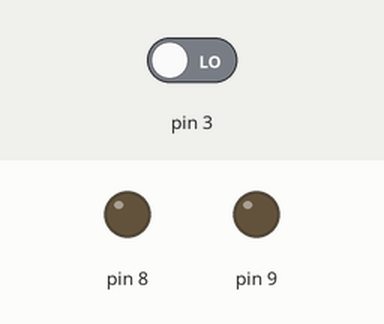
A sketch run on a simulated Arduino Uno, built with avr-gcc and run on an emulated ATmega328P. On the bench: output pins drawn as LEDs (lit = HIGH). Inputs (shaded band) come from the test bench; at power-on: pin 3 LOW.

Above: at 0.5 s.
At 129.5 s:
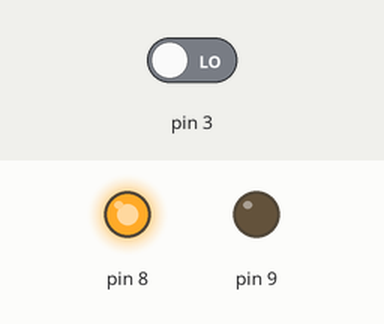
Timing chart, 0 to 130.0 s (numbered marks = the images above):
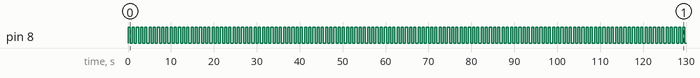

Measured:
- by itself, pin 8: alternates HIGH for 0.49 s and LOW for 0.49 s

The sketch:

4.2.1.ino
```cpp
int cont=0;
void setup()
{
Serial.begin(9600);
DDRB = DDRB | B00000011; // Data Direction Register B: Inputs 0-6, Output 7

DDRD &= ~(1 << DDD1);
PORTD |= (1 << PORTD1);
EICRA |= (1 << ISC10);
EIMSK |= (1 << INT1);
sei();


}
ISR(INT1_vect){

cont=cont+1;

Serial.print(cont);
  asm (

"sbi 0x05,0x01 \n\t"
"call tiempo2 \n\t"
"cbi 0x05,0x01 \n\t");

}

void loop(){

asm (


"inicio: \n\t"

"sbi 0x05,0x00 \n\t"
"call tiempo \n\t"
"cbi 0x05,0x00 \n\t"
"call tiempo \n\t"


"jmp main \n\t"


"tiempo: \n\t"
"LDI r22, 40 \n\t"
"LOOP_3: \n\t"
"LDI r21, 255 \n\t"
"LOOP_2: \n\t"
"LDI r20, 255 \n\t"
"LOOP_1: \n\t"
"DEC r20 \n\t"
"BRNE LOOP_1 \n\t"
"DEC r21 \n\t"
"BRNE LOOP_2 \n\t"
"DEC r22 \n\t"
"BRNE LOOP_3 \n\t"
"ret \n\t"


"tiempo2: \n\t"
"LDI r22, 10 \n\t"
"LOOP_6: \n\t"
"LDI r21, 255 \n\t"
"LOOP_5: \n\t"
"LDI r20, 255 \n\t"
"LOOP_4: \n\t"
"DEC r20 \n\t"
"BRNE LOOP_4 \n\t"
"DEC r21 \n\t"
"BRNE LOOP_5 \n\t"
"DEC r22 \n\t"
"BRNE LOOP_6 \n\t"
"ret \n\t"
);

}
```
